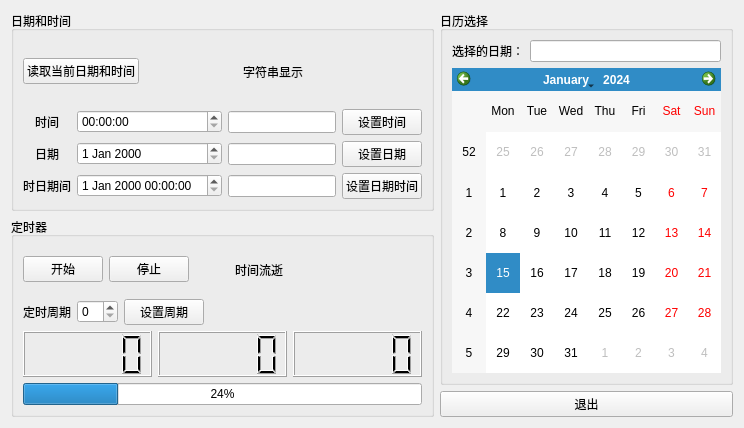
<?xml version="1.0" encoding="UTF-8"?>
<ui version="4.0">
 <class>myWidget</class>
 <widget class="QWidget" name="myWidget">
  <property name="geometry">
   <rect>
    <x>0</x>
    <y>0</y>
    <width>744</width>
    <height>428</height>
   </rect>
  </property>
  <property name="windowTitle">
   <string>myWidget</string>
  </property>
  <layout class="QVBoxLayout" name="verticalLayout_6">
   <item>
    <layout class="QHBoxLayout" name="horizontalLayout_9">
     <item>
      <layout class="QVBoxLayout" name="verticalLayout_5">
       <item>
        <widget class="QGroupBox" name="groupBox">
         <property name="title">
          <string>日期和时间</string>
         </property>
         <layout class="QVBoxLayout" name="verticalLayout">
          <item>
           <layout class="QHBoxLayout" name="horizontalLayout_2">
            <item>
             <layout class="QHBoxLayout" name="horizontalLayout">
              <item>
               <widget class="QPushButton" name="pushButton">
                <property name="text">
                 <string>读取当前日期和时间</string>
                </property>
               </widget>
              </item>
              <item>
               <spacer name="horizontalSpacer">
                <property name="orientation">
                 <enum>Qt::Horizontal</enum>
                </property>
                <property name="sizeHint" stdset="0">
                 <size>
                  <width>98</width>
                  <height>20</height>
                 </size>
                </property>
               </spacer>
              </item>
              <item>
               <widget class="QLabel" name="label_4">
                <property name="text">
                 <string>字符串显示</string>
                </property>
                <property name="alignment">
                 <set>Qt::AlignCenter</set>
                </property>
               </widget>
              </item>
             </layout>
            </item>
            <item>
             <spacer name="horizontalSpacer_2">
              <property name="orientation">
               <enum>Qt::Horizontal</enum>
              </property>
              <property name="sizeHint" stdset="0">
               <size>
                <width>40</width>
                <height>20</height>
               </size>
              </property>
             </spacer>
            </item>
           </layout>
          </item>
          <item>
           <layout class="QGridLayout" name="gridLayout">
            <item row="0" column="3">
             <widget class="QLineEdit" name="editTime"/>
            </item>
            <item row="0" column="4">
             <widget class="QPushButton" name="pushButton_2">
              <property name="text">
               <string>设置时间</string>
              </property>
             </widget>
            </item>
            <item row="1" column="3">
             <widget class="QLineEdit" name="editDate"/>
            </item>
            <item row="1" column="4">
             <widget class="QPushButton" name="pushButton_3">
              <property name="text">
               <string>设置日期</string>
              </property>
             </widget>
            </item>
            <item row="2" column="0" colspan="2">
             <widget class="QLabel" name="label_3">
              <property name="text">
               <string>时日期间</string>
              </property>
              <property name="alignment">
               <set>Qt::AlignCenter</set>
              </property>
             </widget>
            </item>
            <item row="2" column="2">
             <widget class="QDateTimeEdit" name="dateTimeEdit"/>
            </item>
            <item row="2" column="3">
             <widget class="QLineEdit" name="editTimeDate"/>
            </item>
            <item row="2" column="4">
             <widget class="QPushButton" name="btnSetDateTime">
              <property name="text">
               <string>设置日期时间</string>
              </property>
             </widget>
            </item>
            <item row="1" column="2">
             <widget class="QDateEdit" name="dateEdit"/>
            </item>
            <item row="0" column="2">
             <widget class="QTimeEdit" name="timeEdit"/>
            </item>
            <item row="0" column="0" colspan="2">
             <widget class="QLabel" name="label">
              <property name="text">
               <string>时间</string>
              </property>
              <property name="alignment">
               <set>Qt::AlignCenter</set>
              </property>
             </widget>
            </item>
            <item row="1" column="0" colspan="2">
             <widget class="QLabel" name="label_2">
              <property name="text">
               <string>日期</string>
              </property>
              <property name="alignment">
               <set>Qt::AlignCenter</set>
              </property>
             </widget>
            </item>
           </layout>
          </item>
         </layout>
        </widget>
       </item>
       <item>
        <widget class="QGroupBox" name="groupBox_2">
         <property name="title">
          <string>定时器</string>
         </property>
         <layout class="QVBoxLayout" name="verticalLayout_2">
          <item>
           <layout class="QHBoxLayout" name="horizontalLayout_6">
            <item>
             <layout class="QHBoxLayout" name="horizontalLayout_3">
              <item>
               <widget class="QPushButton" name="btnStart">
                <property name="text">
                 <string>开始</string>
                </property>
               </widget>
              </item>
              <item>
               <widget class="QPushButton" name="btnStop">
                <property name="text">
                 <string>停止</string>
                </property>
               </widget>
              </item>
              <item>
               <spacer name="horizontalSpacer_3">
                <property name="orientation">
                 <enum>Qt::Horizontal</enum>
                </property>
                <property name="sizeHint" stdset="0">
                 <size>
                  <width>40</width>
                  <height>20</height>
                 </size>
                </property>
               </spacer>
              </item>
              <item>
               <widget class="QLabel" name="labElapsTime">
                <property name="text">
                 <string>时间流逝</string>
                </property>
               </widget>
              </item>
             </layout>
            </item>
            <item>
             <spacer name="horizontalSpacer_5">
              <property name="orientation">
               <enum>Qt::Horizontal</enum>
              </property>
              <property name="sizeHint" stdset="0">
               <size>
                <width>76</width>
                <height>20</height>
               </size>
              </property>
             </spacer>
            </item>
           </layout>
          </item>
          <item>
           <layout class="QHBoxLayout" name="horizontalLayout_7">
            <item>
             <layout class="QHBoxLayout" name="horizontalLayout_4">
              <item>
               <widget class="QLabel" name="label_5">
                <property name="text">
                 <string>定时周期</string>
                </property>
               </widget>
              </item>
              <item>
               <widget class="QSpinBox" name="spinBox"/>
              </item>
              <item>
               <widget class="QPushButton" name="btnSetIntv">
                <property name="text">
                 <string>设置周期</string>
                </property>
               </widget>
              </item>
             </layout>
            </item>
            <item>
             <spacer name="horizontalSpacer_4">
              <property name="orientation">
               <enum>Qt::Horizontal</enum>
              </property>
              <property name="sizeHint" stdset="0">
               <size>
                <width>152</width>
                <height>20</height>
               </size>
              </property>
             </spacer>
            </item>
           </layout>
          </item>
          <item>
           <layout class="QHBoxLayout" name="horizontalLayout_5">
            <item>
             <widget class="QLCDNumber" name="lcdHour"/>
            </item>
            <item>
             <widget class="QLCDNumber" name="lcdMin"/>
            </item>
            <item>
             <widget class="QLCDNumber" name="lcdSec"/>
            </item>
           </layout>
          </item>
          <item>
           <widget class="QProgressBar" name="progressBar">
            <property name="value">
             <number>24</number>
            </property>
           </widget>
          </item>
         </layout>
        </widget>
       </item>
      </layout>
     </item>
     <item>
      <layout class="QVBoxLayout" name="verticalLayout_4">
       <item>
        <widget class="QGroupBox" name="groupBox_3">
         <property name="title">
          <string>日历选择</string>
         </property>
         <layout class="QVBoxLayout" name="verticalLayout_3">
          <item>
           <layout class="QHBoxLayout" name="horizontalLayout_8">
            <item>
             <widget class="QLabel" name="label_7">
              <property name="text">
               <string>选择的日期：</string>
              </property>
             </widget>
            </item>
            <item>
             <widget class="QLineEdit" name="editClendarWidget"/>
            </item>
           </layout>
          </item>
          <item>
           <widget class="QCalendarWidget" name="calendarWidget"/>
          </item>
         </layout>
        </widget>
       </item>
       <item>
        <widget class="QPushButton" name="pushButton_8">
         <property name="text">
          <string>退出</string>
         </property>
        </widget>
       </item>
      </layout>
     </item>
    </layout>
   </item>
  </layout>
 </widget>
 <resources/>
 <connections/>
</ui>
